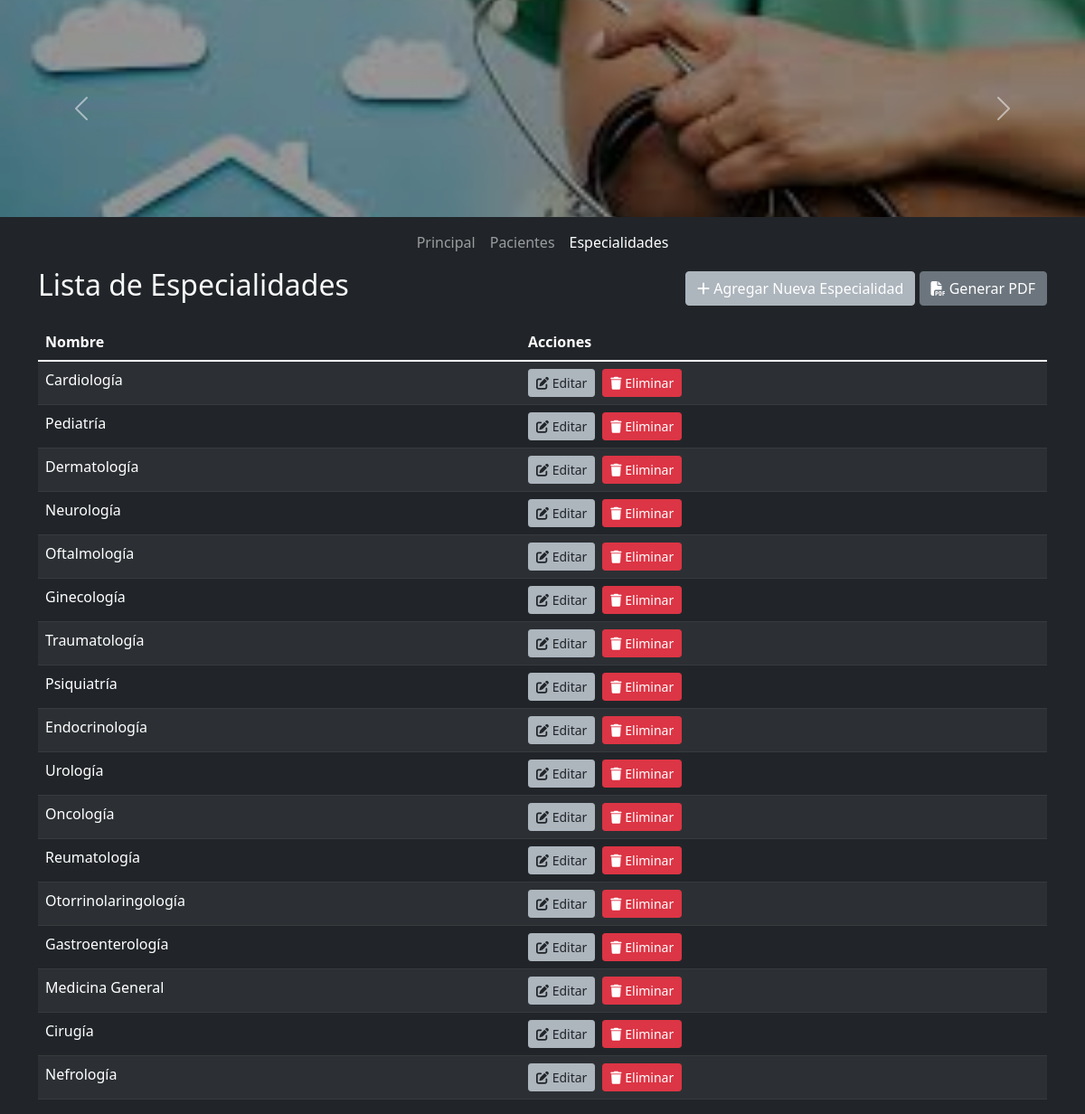
/especialidad/index.php, run on the app's committed database.
### tables this page shows
CREATE TABLE IF NOT EXISTS especialidad (
    id INT PRIMARY KEY AUTO_INCREMENT,
    nombre VARCHAR(100)
);

### especialidad/index.php (the view, shortened to what this page needs)
<!DOCTYPE html>
<html lang="es">
<head>
  <link href="../adi_bootstrap/css/bootstrap.min.css" rel="stylesheet">
  <link rel="stylesheet" href="https://cdnjs.cloudflare.com/ajax/libs/font-awesome/6.4.0/css/all.min.css">
</head>
<body class="bg-dark text-light">
  <div id="mainCarousel" class="carousel slide" data-bs-ride="carousel">
    <div class="carousel-inner">
      <div class="carousel-item active">
        <img src="../img/medico1.jpg" class="d-block w-100" alt="...">
      </div>
    </div>
    <button class="carousel-control-prev" type="button" data-bs-target="#mainCarousel" data-bs-slide="prev">
      <span class="carousel-control-prev-icon" aria-hidden="true"></span>
    </button>
    <button class="carousel-control-next" type="button" data-bs-target="#mainCarousel" data-bs-slide="next">
      <span class="carousel-control-next-icon" aria-hidden="true"></span>
    </button>
  </div>
  <nav class="navbar navbar-expand-lg navbar-dark bg-dark">
  <div class="container-fluid">
    <div class="collapse navbar-collapse" id="navbarNav">
      <ul class="navbar-nav mx-auto">
        <li class="nav-item">
          <a class="nav-link" href="../Home.php">Principal</a>
        </li>
        <li class="nav-item">
          <a class="nav-link" href="../paciente/index.php">Pacientes</a>
        </li>
        <li class="nav-item">
          <a class="nav-link active" aria-current="page" href="index.php">Especialidades</a>
        </li>
      </ul>
    </div>
  </div>
</nav>
  <div class="container">
    <div class="d-flex justify-content-between align-items-center mb-3">
      <h2>Lista de Especialidades</h2>
      <div>
        <a href="create_especialidad.php" class="btn btn-primary"><i class="fas fa-plus"></i> Agregar Nueva Especialidad</a>
        <a href="generar_pdf.php" target="_blank" class="btn btn-secondary"><i class="fas fa-file-pdf"></i> Generar PDF</a>
      </div>
    </div>
    <div class="table-responsive">
      <table class="table table-dark table-striped table-hover">
        <thead>
          <tr>
            <th>Nombre</th>
            <th>Acciones</th>
          </tr>
        </thead>
        <tbody>
          <?php
          include 'db.php';
          $sql = "SELECT * FROM especialidad";
          $res = $con->query($sql);
          if ($res->num_rows > 0) {
              while($fila = $res->fetch_assoc()) {
                  echo "<tr>";
                  echo "<td>" . htmlspecialchars($fila["nombre"]) . "</td>";
                  echo "<td>";
                  echo "<a href='edit_especialidad.php?id=" . $fila["id"] . "' class='btn btn-sm btn-warning me-2'><i class='fas fa-edit'></i> Editar</a>";
                  echo "<a href='delete_especialidad.php?id=" . $fila["id"] . "' class='btn btn-sm btn-danger'><i class='fas fa-trash'></i> Eliminar</a>";
                  echo "</td>";
                  echo "</tr>";
              }
          } else {
              echo "<tr><td colspan='2' class='text-center'>No se encontraron especialidades</td></tr>";
          }
          ?>
        </tbody>
      </table>
    </div>
  </div>
</body>
</html>

### especialidad/index.php (style rules this page uses)
.carousel-item img { height: 30vh; object-fit: cover; filter: brightness(0.6); }
.btn-primary { background-color: #adb5bd; border-color: #adb5bd; }
.btn-warning { background-color: #adb5bd; border-color: #adb5bd; color: #212529; }

### data on the page
especialidad: nombre "Cardiología"
especialidad: nombre "Pediatría"
especialidad: nombre "Dermatología"
especialidad: nombre "Neurología"
especialidad: nombre "Oftalmología"
especialidad: nombre "Ginecología"
especialidad: nombre "Traumatología"
especialidad: nombre "Psiquiatría"
especialidad: nombre "Endocrinología"
especialidad: nombre "Urología"
especialidad: nombre "Oncología"
especialidad: nombre "Reumatología"
especialidad: nombre "Otorrinolaringología"
especialidad: nombre "Gastroenterología"
especialidad: nombre "Medicina General"
especialidad: nombre "Cirugía"
especialidad: nombre "Nefrología"
